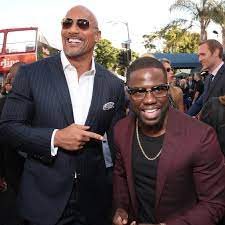
#> input picture facedetectionpython/djkh.jpeg, 225 x 225 px
$ python facedetect.py
#> lines starting #> are read from the running program, lines starting #| are printed output that depends on the picture; after the words box and inside, x2 and y2 are one past the last pixel; in counts of white or black regions, pixels touching at a corner belong together
import cv2
from random import randrange

#detects face (classifier)
trained_face_data = cv2.CascadeClassifier(cv2.data.haarcascades+'haarcascade_frontalface_default.xml')


# choose an image to detect faces imread(imageread)
img = cv2.imread('djkh.jpeg')
#> img is the input picture: shape (225, 225, 3); mean B, G, R 89.3, 88.7, 101.2


#must convert to grayscale
grayscale_img = cv2.cvtColor(img,cv2.COLOR_BGR2GRAY)
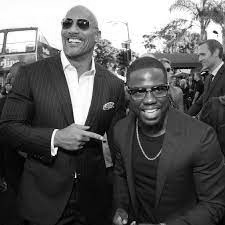
#> grayscale_img: shape (225, 225); min 0, max 255, mean 92.5

#detect faces
face_coordinates = trained_face_data.detectMultiScale(grayscale_img)
#> face_coordinates = [[128, 74, 44, 44], [52, 7, 44, 44]]

#2 at the end is fitness of the rectangle,(0,255,0)is green color of rectangle,(91,91..)are coordinates of the face in the pic
#cv2.rectangle(img,(91,91),(91+211,91+211),(0, 255 , 0),2)
#for (x,y,w,h) in face_coordinates:
    #cv2.rectangle(img,(x,y),(x+w,y+h),(0,255,0),2)
#for differente coloured square boxes first give "from random import randrange"on top
for (x,y,w,h) in face_coordinates:
    cv2.rectangle(img,(x,y),(x+w,y+h),(randrange(256),randrange(256),randrange(256)),2)
#> this loop made 2 passes
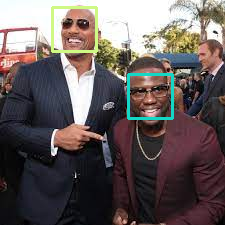
#> img: shape (225, 225, 3); 2.07% of pixels changed, all inside (x1, y1, x2, y2) = (51, 6, 174, 120)

#print(face_coordinates)
cv2.imshow(' face detect',img)
cv2.waitKey()#waits until the image is opened


print("code complete")

$ run again, with facedetectionpython/elon.jpeg copied over facedetectionpython/djkh.jpeg
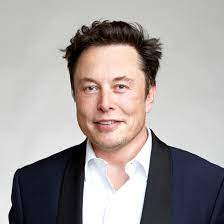
#> input picture facedetectionpython/elon.jpeg, 224 x 224 px
#> img is the input picture: shape (224, 224, 3); mean B, G, R 156.8, 157.2, 164.1
#> `grayscale_img = cv2.cvtColor(img,cv2.COLOR_BGR2GRAY)`:
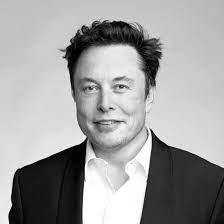
#> grayscale_img: shape (224, 224); min 0, max 255, mean 159.3
#> face_coordinates = [[63, 51, 90, 90]]
#> the loop `for (x,y,w,h) in face_coordinates:` made 1 pass
#> after the loop `for (x,y,w,h) in face_coordinates:`:
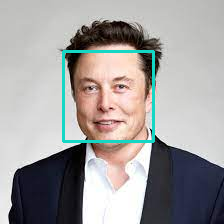
#> img: shape (224, 224, 3); 2.14% of pixels changed, all inside (x1, y1, x2, y2) = (62, 50, 155, 143)
